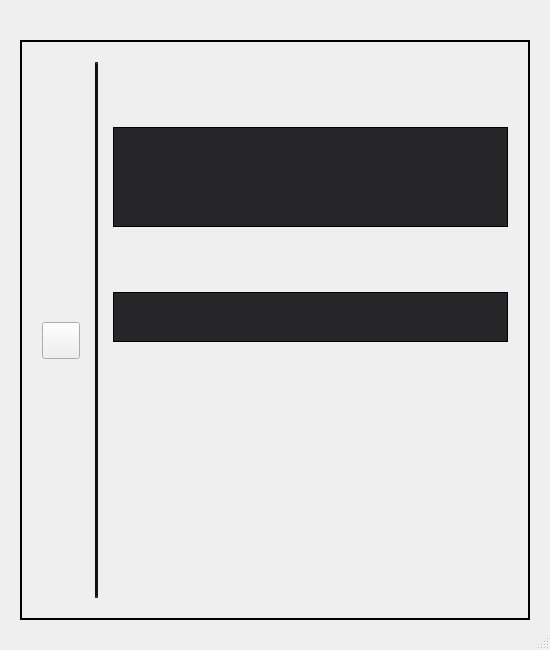
<?xml version="1.0" encoding="UTF-8"?>
<ui version="4.0">
 <class>ShapeSearch</class>
 <widget class="QDialog" name="ShapeSearch">
  <property name="geometry">
   <rect>
    <x>0</x>
    <y>0</y>
    <width>550</width>
    <height>650</height>
   </rect>
  </property>
  <property name="windowTitle">
   <string>Dialog</string>
  </property>
  <property name="sizeGripEnabled">
   <bool>true</bool>
  </property>
  <layout class="QGridLayout" name="gridLayout_7">
   <property name="leftMargin">
    <number>20</number>
   </property>
   <property name="topMargin">
    <number>20</number>
   </property>
   <property name="rightMargin">
    <number>20</number>
   </property>
   <property name="bottomMargin">
    <number>30</number>
   </property>
   <property name="horizontalSpacing">
    <number>0</number>
   </property>
   <property name="verticalSpacing">
    <number>10</number>
   </property>
   <item row="2" column="0">
    <layout class="QHBoxLayout" name="ui_buttonsLayout">
     <property name="spacing">
      <number>10</number>
     </property>
    </layout>
   </item>
   <item row="0" column="0">
    <layout class="QGridLayout" name="ui_viewAndFilterLayout">
     <property name="spacing">
      <number>5</number>
     </property>
     <item row="0" column="0">
      <spacer name="horizontalSpacer_13">
       <property name="orientation">
        <enum>Qt::Horizontal</enum>
       </property>
       <property name="sizeType">
        <enum>QSizePolicy::Expanding</enum>
       </property>
       <property name="sizeHint" stdset="0">
        <size>
         <width>40</width>
         <height>20</height>
        </size>
       </property>
      </spacer>
     </item>
     <item row="0" column="2">
      <spacer name="horizontalSpacer_14">
       <property name="orientation">
        <enum>Qt::Horizontal</enum>
       </property>
       <property name="sizeType">
        <enum>QSizePolicy::Fixed</enum>
       </property>
       <property name="sizeHint" stdset="0">
        <size>
         <width>20</width>
         <height>20</height>
        </size>
       </property>
      </spacer>
     </item>
     <item row="0" column="3">
      <layout class="QHBoxLayout" name="ui_filterLayout">
       <property name="spacing">
        <number>10</number>
       </property>
      </layout>
     </item>
     <item row="0" column="1">
      <layout class="QHBoxLayout" name="ui_viewLayout">
       <property name="spacing">
        <number>10</number>
       </property>
       <property name="leftMargin">
        <number>0</number>
       </property>
       <property name="rightMargin">
        <number>0</number>
       </property>
      </layout>
     </item>
    </layout>
   </item>
   <item row="1" column="0">
    <widget class="QFrame" name="ui_searchDialogFrame">
     <property name="styleSheet">
      <string notr="true">
                            #ui_searchDialogFrame
                            {
                            border : 1.5px solid #000;
                            }
                        </string>
     </property>
     <property name="frameShape">
      <enum>QFrame::StyledPanel</enum>
     </property>
     <property name="frameShadow">
      <enum>QFrame::Raised</enum>
     </property>
     <layout class="QGridLayout" name="gridLayout_5">
      <property name="leftMargin">
       <number>20</number>
      </property>
      <property name="topMargin">
       <number>20</number>
      </property>
      <property name="rightMargin">
       <number>20</number>
      </property>
      <property name="bottomMargin">
       <number>0</number>
      </property>
      <property name="horizontalSpacing">
       <number>15</number>
      </property>
      <property name="verticalSpacing">
       <number>10</number>
      </property>
      <item row="0" column="2" rowspan="9">
       <widget class="Line" name="ui_verticalSeparator">
        <property name="sizePolicy">
         <sizepolicy hsizetype="Fixed" vsizetype="Expanding">
          <horstretch>0</horstretch>
          <verstretch>0</verstretch>
         </sizepolicy>
        </property>
        <property name="minimumSize">
         <size>
          <width>3</width>
          <height>0</height>
         </size>
        </property>
        <property name="maximumSize">
         <size>
          <width>3</width>
          <height>16777215</height>
         </size>
        </property>
        <property name="styleSheet">
         <string notr="true">
                                        #ui_verticalSeparator {
                                        border: 2px inset #111111;
                                        margin-bottom: 20px;}
                                    </string>
        </property>
        <property name="lineWidth">
         <number>3</number>
        </property>
        <property name="orientation">
         <enum>Qt::Vertical</enum>
        </property>
       </widget>
      </item>
      <item row="4" column="3">
       <layout class="QHBoxLayout" name="ui_searchHeader">
        <property name="spacing">
         <number>10</number>
        </property>
       </layout>
      </item>
      <item row="3" column="3">
       <widget class="MVWidget" name="ui_quickSearchWidget" native="true">
        <property name="sizePolicy">
         <sizepolicy hsizetype="Expanding" vsizetype="Expanding">
          <horstretch>0</horstretch>
          <verstretch>0</verstretch>
         </sizepolicy>
        </property>
        <property name="maximumSize">
         <size>
          <width>16777215</width>
          <height>50</height>
         </size>
        </property>
        <property name="styleSheet">
         <string notr="true">
                                        #ui_quickSearchWidget  {
                                        /*border-left : 1.5px solid #232323;
                                        border-top : 0.5px solid #232323;
                                        border-right : 1.5px solid #232323;
                                        border-bottom : 1.5px solid #232323;
                                        margin-left: 5px;*/
                                        padding: 10px;
                                        border: 1px solid #000;
                                        background-color: #262628;
                                        }
                                    </string>
        </property>
        <layout class="QHBoxLayout" name="horizontalLayout_16">
         <property name="spacing">
          <number>5</number>
         </property>
         <property name="leftMargin">
          <number>20</number>
         </property>
         <property name="topMargin">
          <number>10</number>
         </property>
         <property name="rightMargin">
          <number>20</number>
         </property>
         <property name="bottomMargin">
          <number>10</number>
         </property>
         <item>
          <layout class="QHBoxLayout" name="ui_quickSearchLayout">
           <property name="spacing">
            <number>10</number>
           </property>
          </layout>
         </item>
        </layout>
       </widget>
      </item>
      <item row="0" column="1" rowspan="9">
       <layout class="QGridLayout" name="gridLayout_6">
        <property name="leftMargin">
         <number>0</number>
        </property>
        <property name="rightMargin">
         <number>0</number>
        </property>
        <property name="spacing">
         <number>10</number>
        </property>
        <item row="0" column="0">
         <spacer name="verticalSpacer_3">
          <property name="orientation">
           <enum>Qt::Vertical</enum>
          </property>
          <property name="sizeType">
           <enum>QSizePolicy::Expanding</enum>
          </property>
          <property name="sizeHint" stdset="0">
           <size>
            <width>20</width>
            <height>40</height>
           </size>
          </property>
         </spacer>
        </item>
        <item row="1" column="0">
         <widget class="QToolButton" name="ui_hideAndShowButton">
          <property name="focusPolicy">
           <enum>Qt::NoFocus</enum>
          </property>
          <property name="styleSheet">
           <string notr="true"/>
          </property>
          <property name="text">
           <string/>
          </property>
          <property name="iconSize">
           <size>
            <width>30</width>
            <height>30</height>
           </size>
          </property>
         </widget>
        </item>
        <item row="2" column="0">
         <spacer name="verticalSpacer_4">
          <property name="orientation">
           <enum>Qt::Vertical</enum>
          </property>
          <property name="sizeType">
           <enum>QSizePolicy::Expanding</enum>
          </property>
          <property name="sizeHint" stdset="0">
           <size>
            <width>20</width>
            <height>40</height>
           </size>
          </property>
         </spacer>
        </item>
       </layout>
      </item>
      <item row="7" column="3">
       <layout class="QHBoxLayout" name="ui_searchHeader_1">
        <property name="spacing">
         <number>10</number>
        </property>
        <property name="sizeConstraint">
         <enum>QLayout::SetFixedSize</enum>
        </property>
       </layout>
      </item>
      <item row="2" column="3">
       <layout class="QHBoxLayout" name="ui_quickSearchCriteriaLayout">
        <property name="spacing">
         <number>10</number>
        </property>
       </layout>
      </item>
      <item row="5" column="3" rowspan="2">
       <layout class="QVBoxLayout" name="ui_searchTreeLayout">
        <property name="spacing">
         <number>10</number>
        </property>
       </layout>
      </item>
      <item row="1" column="3">
       <widget class="MVWidget" name="ui_paletteSearchWidget" native="true">
        <property name="sizePolicy">
         <sizepolicy hsizetype="Expanding" vsizetype="Expanding">
          <horstretch>0</horstretch>
          <verstretch>0</verstretch>
         </sizepolicy>
        </property>
        <property name="maximumSize">
         <size>
          <width>16777215</width>
          <height>100</height>
         </size>
        </property>
        <property name="styleSheet">
         <string notr="true">
                                        #ui_paletteSearchWidget
                                        {
                                        /*border-left : 1.5px solid #232323;
                                        border-top : 0.5px solid #232323;
                                        border-right : 1.5px solid #232323;
                                        border-bottom : 1.5px solid #232323;
                                        margin-left: 5px;*/
                                        padding: 10px;
                                        border: 1px solid #000;
                                        background-color: #262628;
                                        }
                                    </string>
        </property>
        <layout class="QHBoxLayout" name="horizontalLayout_14">
         <property name="spacing">
          <number>5</number>
         </property>
         <property name="leftMargin">
          <number>20</number>
         </property>
         <property name="topMargin">
          <number>10</number>
         </property>
         <property name="rightMargin">
          <number>20</number>
         </property>
         <property name="bottomMargin">
          <number>10</number>
         </property>
         <item>
          <layout class="QVBoxLayout" name="PaletteLayout_2">
           <property name="spacing">
            <number>10</number>
           </property>
           <property name="leftMargin">
            <number>0</number>
           </property>
           <item>
            <layout class="QHBoxLayout" name="ui_paletteLayout_1">
             <property name="spacing">
              <number>10</number>
             </property>
            </layout>
           </item>
           <item>
            <layout class="QHBoxLayout" name="ui_paletteLayout_2">
             <property name="spacing">
              <number>10</number>
             </property>
            </layout>
           </item>
          </layout>
         </item>
        </layout>
       </widget>
      </item>
      <item row="0" column="0" rowspan="9">
       <layout class="QVBoxLayout" name="ui_heirarchyLayout">
        <property name="spacing">
         <number>10</number>
        </property>
       </layout>
      </item>
      <item row="0" column="3">
       <layout class="QHBoxLayout" name="ui_paletteLabelLayout">
        <property name="spacing">
         <number>0</number>
        </property>
       </layout>
      </item>
      <item row="8" column="3">
       <layout class="QHBoxLayout" name="ui_searchTreeLayout_1"/>
      </item>
     </layout>
    </widget>
   </item>
  </layout>
 </widget>
 <customwidgets>
  <customwidget>
   <class>MVWidget</class>
   <extends>QWidget</extends>
   <header>classes/widgets/mvwidget.h</header>
   <container>1</container>
  </customwidget>
 </customwidgets>
 <resources>
  <include location="../../../../PLMResource.qrc"/>
 </resources>
 <connections/>
</ui>
